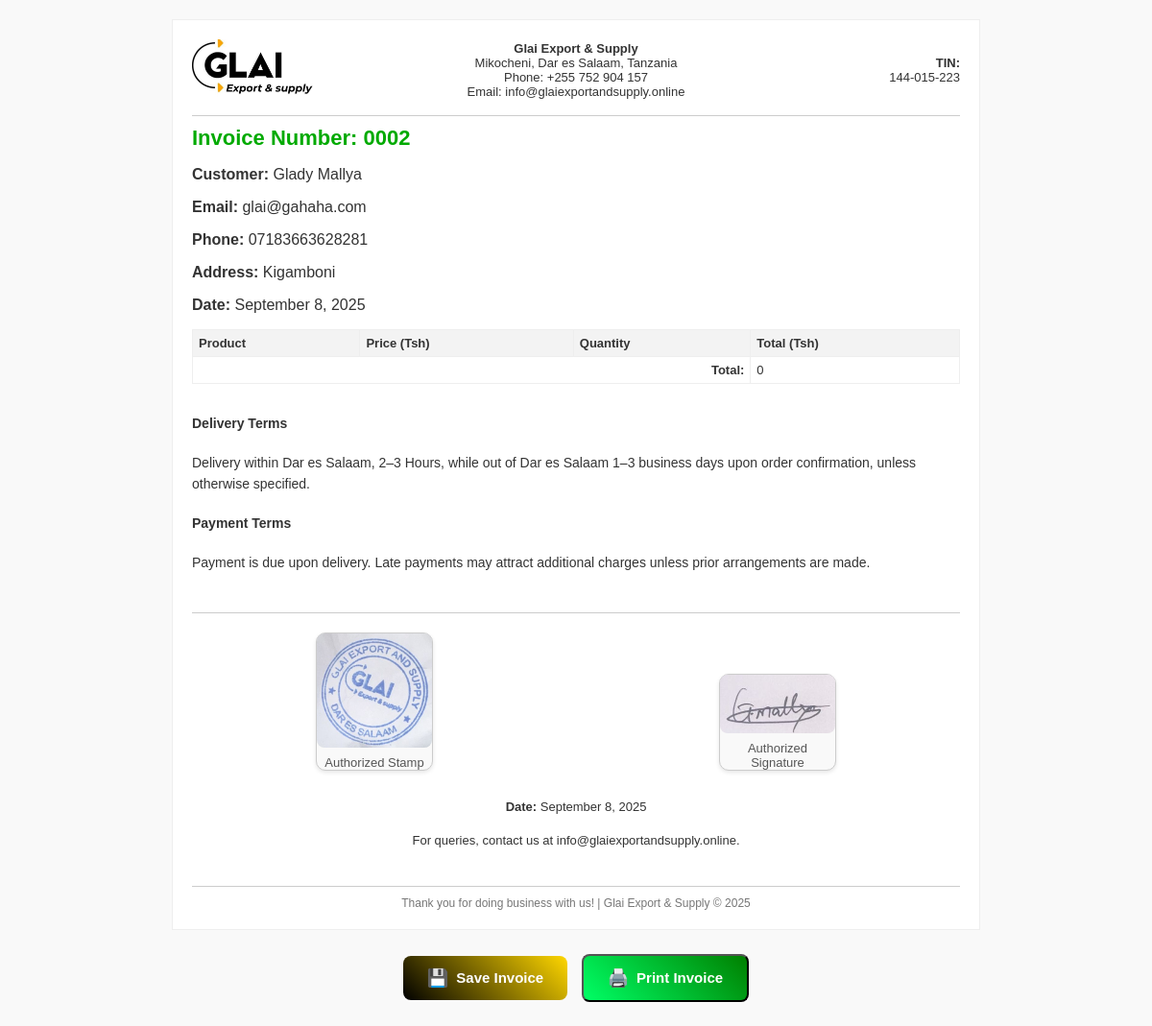
The app's page /orders/invoice/2/ with its own data.
### orders/models.py (models this page shows, shortened)
class Order(models.Model):
    PAYMENT_CHOICES = [
        ('mpesa', 'M-Pesa'),
        ('mixx', 'Mixx by YAS'),
        ('airtel', 'Airtel Money'),
        ('stripe', 'Stripe')
    ]
    first_name = models.CharField(max_length=100)
    last_name = models.CharField(max_length=100)
    email = models.EmailField()
    address = models.TextField()
    phone = models.CharField(max_length=15)
    payment_method = models.CharField(max_length=10, choices=PAYMENT_CHOICES)
    bank_name = models.CharField(max_length=50, blank=True, null=True)  # Optional for bank transfers
    created_at = models.DateTimeField(auto_now_add=True)

### orders/views.py (the view)
# urls.py: path('invoice/<int:order_id>/', views.invoice_view, name='invoice'),
def invoice_view(request, order_id):
    order = get_object_or_404(Order, id=order_id)
    order_items = OrderItem.objects.filter(order=order)
    for item in order_items:
        item.total_price = item.price * item.quantity
    total = sum(item.total_price for item in order_items)
    bank_info = None
    bank_logo_url = None
    if order.payment_method == 'bank' and order.bank_name:
        bank_info = Bank.objects.filter(name=order.bank_name).first()
        if bank_info and bank_info.logo:
            bank_logo_url = bank_info.logo.url
    context = {
        'order': order,
        'order_items': order_items,
        'total': total,
        'bank_info': bank_info,
        'bank_logo_url': bank_logo_url,
        'company_logo': static('images/logo.jpg'),
        'stamp_image': static('images/stamp_01.jpg'),
        'signature_image': static('images/signature_01.jpg'),
        'now': timezone.now(),
        'pdf': False,  # HTML preview
    }
    return render(request, 'orders/invoice.html', context)

### orders/templates/orders/invoice.html (shortened to what this page needs)
{% load static %}
{% load humanize %}
<!DOCTYPE html>
<html lang="en">
<head>
</head>
<body class="{% if pdf %}pdf-mode{% else %}browser-mode{% endif %}">
<div class="invoice-box">
{% if pdf %}
<table style="width:100%; margin-bottom:10px; border-bottom:1px solid #ccc;">
    <tr>
        <td style="width:25%; text-align:left; vertical-align:middle;">
            {% if company_logo %}
                <img src="{{ company_logo }}" alt="Company Logo" style="max-height:60px;">
            {% endif %}
        </td>
        <td style="width:50%; text-align:center; vertical-align:middle; font-size:13px;">
            <strong>Glai Export & Supply</strong><br>
            Mikocheni, Dar es Salaam, Tanzania<br>
            Phone: +255 752 904 157<br>
            Email: info@glaiexportandsupply.online
        </td>
        <td style="width:25%; text-align:right; vertical-align:middle; font-size:13px;">
            <strong>TIN:</strong><br>144-015-223
        </td>
    </tr>
</table>
{% else %}
<div class="header">
    <div class="logo">
        {% if company_logo %}
            <img src="{{ company_logo }}" alt="Company Logo">
        {% endif %}
    </div>
    <div class="address">
        <strong>Glai Export & Supply</strong><br>
        Mikocheni, Dar es Salaam, Tanzania<br>
        Phone: +255 752 904 157<br>
        Email: info@glaiexportandsupply.online
    </div>
    <div class="tin">
        <strong>TIN:</strong><br>144-015-223
    </div>
</div>
{% endif %}
    <h1>Invoice Number: {{ order.id|stringformat:"04d" }}</h1>
    <p><strong>Customer:</strong> {{ order.first_name }} {{ order.last_name }}</p>
    <p><strong>Email:</strong> {{ order.email }}</p>
    <p><strong>Phone:</strong> {{ order.phone }}</p>
    <p><strong>Address:</strong> {{ order.address }}</p>
    <p><strong>Date:</strong> {{ now|date:"F j, Y" }}</p>
    <table>
        <thead>
            <tr>
                <th>Product</th>
                <th>Price (Tsh)</th>
                <th>Quantity</th>
                <th>Total (Tsh)</th>
            </tr>
        </thead>
        <tbody>
            <tr>
                <td colspan="3" class="total">Total:</td>
                <td>{{ total|intcomma }}</td>
            </tr>
        </tbody>
    </table>
    <div class="terms">
        <h4>Delivery Terms</h4>
        <p>Delivery within Dar es Salaam, 2–3 Hours, while out of Dar es Salaam 1–3 business days upon order confirmation, unless otherwise specified.</p>
        <h4>Payment Terms</h4>
        <p>Payment is due upon delivery. Late payments may attract additional charges unless prior arrangements are made.</p>
    </div>
    <div class="invoice-footer">
        <div style="display: flex; justify-content: center; align-items: flex-start; gap: 40px; flex-wrap: wrap;">
            {% if stamp_image %}
            <div class="stamp-container">
                <img src="{{ stamp_image }}" alt="Company Stamp">
                <div style="margin-top: 5px; font-size: 13px; color: #555;">Authorized Stamp</div>
            </div>
            {% endif %}
            {% if signature_image %}
            <div class="signature-container">
                <img src="{{ signature_image }}" alt="Authorized Signature">
                <div style="margin-top: 5px; font-size: 13px; color: #555;">Authorized Signature</div>
            </div>
            {% endif %}
        </div>
        <div style="text-align: center; margin-top: 15px;">
            <strong>Date:</strong> {% now "F j, Y" %}
        </div>
        <p style="margin-top: 20px; text-align: center;">
            For queries, contact us at info@glaiexportandsupply.online.
        </p>
    </div>
    <div class="footer-note">
        Thank you for doing business with us! | Glai Export & Supply &copy; {{ now|date:"Y" }}
    </div>
</div>
{% if not pdf %}
<div class="btn-container">
    <a href="{% url 'orders:invoice_pdf' order.id %}" class="btn btn-save">
        <span class="btn-icon">💾</span> Save Invoice
    </a>
    <button onclick="window.print()" class="btn btn-print">
        <span class="btn-icon">🖨️</span> Print Invoice
    </button>
</div>
{% endif %}
</body>
</html>

### orders/templates/orders/invoice.html (style rules this page uses)
body.browser-mode { background: #f9f9f9; color: #333; font-family: Arial, sans-serif; margin: 20px; }
.invoice-box { background: white; padding: 20px; border: 1px solid #eee; max-width: 800px; margin: auto; }
.header { display: flex; flex-wrap: wrap; justify-content: space-between; align-items: center; border-bottom: 1px solid #ccc; padding-bottom: 10px; margin-bottom: 10px; }
.header .logo, .header .address, .header .tin { flex: 1 1 100%; text-align: center; margin-bottom: 5px; }
.header .logo img { max-height: 60px; }
.header .address, .header .tin { font-size: 13px; }
@media (min-width: 600px) { .header .logo { text-align: left; flex: 1; } }
@media (min-width: 600px) { .header .address { flex: 2; text-align:center; } }
@media (min-width: 600px) { .header .tin { text-align: right; flex: 1; } }
h1 { color: #0a0; font-size: 22px; margin-top: 10px; }
table { width: 100%; margin-top: 10px; border-collapse: collapse; font-size: 13px; }
table th, table td { border: 1px solid #eee; padding: 6px; text-align: left; }
table th { background: #f3f3f3; }
.total { text-align: right; font-weight: bold; }
.terms { margin-top: 30px; font-size: 14px; line-height: 1.6; }
.invoice-footer { margin-top: 40px; border-top: 1px solid #ccc; padding-top: 20px; font-size: 13px; }
.stamp-container, .signature-container { background: #f9f9f9; border: 1px solid #ccc; border-radius: 10px; max-width: 120px; text-align: center; box-shadow: 0 2px 4px rgba(0,0,0,0.1); margin: auto; margin-bottom: 15px; }
.stamp-container img, .signature-container img { max-width: 100%; height: auto; border-radius: 8px; }
.footer-note { text-align: center; font-size: 12px; margin-top: 40px; color: #777; border-top: 1px solid #ccc; padding-top: 10px; }
.btn-container { text-align:center; margin-top: 20px; }
.btn { display: inline-flex; align-items: center; justify-content: center; padding: 12px 25px; font-size: 15px; font-weight: bold; color: #fff; text-decoration: none; border-radius: 8px; margin: 5px; transition: all 0.3s ease; cursor: pointer; }
.btn-icon { margin-right: 8px; font-size: 18px; transition: transform 0.3s ease, text-shadow 0.3s ease; }
.btn-save { background: linear-gradient(45deg, #000000, #FFD700); }
.btn-print { background: linear-gradient(45deg, #00FF66, #008000); }

### records on screen
Order: id "0002", first_name "Glady", last_name "Mallya", email "glai@gahaha.com", phone "07183663628281", address "Kigamboni"

### other values on screen
{{ total|intcomma }} "0"
